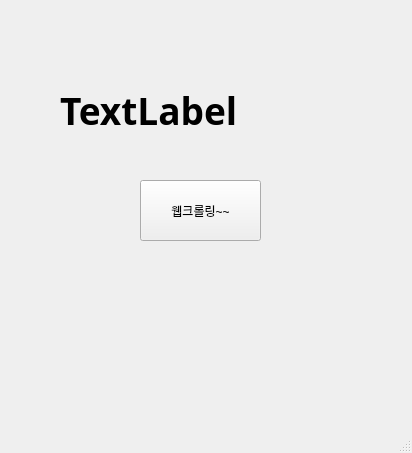
<?xml version="1.0" encoding="UTF-8"?>
<ui version="4.0">
 <class>MainWindow</class>
 <widget class="QMainWindow" name="MainWindow">
  <property name="geometry">
   <rect>
    <x>0</x>
    <y>0</y>
    <width>412</width>
    <height>453</height>
   </rect>
  </property>
  <property name="windowTitle">
   <string>MainWindow</string>
  </property>
  <widget class="QWidget" name="centralwidget">
   <widget class="QPushButton" name="pushButton">
    <property name="geometry">
     <rect>
      <x>140</x>
      <y>180</y>
      <width>121</width>
      <height>61</height>
     </rect>
    </property>
    <property name="text">
     <string>웹크롤링~~</string>
    </property>
   </widget>
   <widget class="QLabel" name="label">
    <property name="geometry">
     <rect>
      <x>60</x>
      <y>60</y>
      <width>231</width>
      <height>101</height>
     </rect>
    </property>
    <property name="font">
     <font>
      <family>Agency FB</family>
      <pointsize>28</pointsize>
      <weight>75</weight>
      <bold>true</bold>
     </font>
    </property>
    <property name="text">
     <string>TextLabel</string>
    </property>
   </widget>
  </widget>
  <widget class="QMenuBar" name="menubar">
   <property name="geometry">
    <rect>
     <x>0</x>
     <y>0</y>
     <width>412</width>
     <height>21</height>
    </rect>
   </property>
  </widget>
  <widget class="QStatusBar" name="statusbar"/>
 </widget>
 <resources/>
 <connections>
  <connection>
   <sender>pushButton</sender>
   <signal>clicked()</signal>
   <receiver>MainWindow</receiver>
   <slot>firstClick()</slot>
   <hints>
    <hint type="sourcelabel">
     <x>218</x>
     <y>241</y>
    </hint>
    <hint type="destinationlabel">
     <x>304</x>
     <y>354</y>
    </hint>
   </hints>
  </connection>
 </connections>
 <slots>
  <slot>firstClick()</slot>
 </slots>
</ui>
